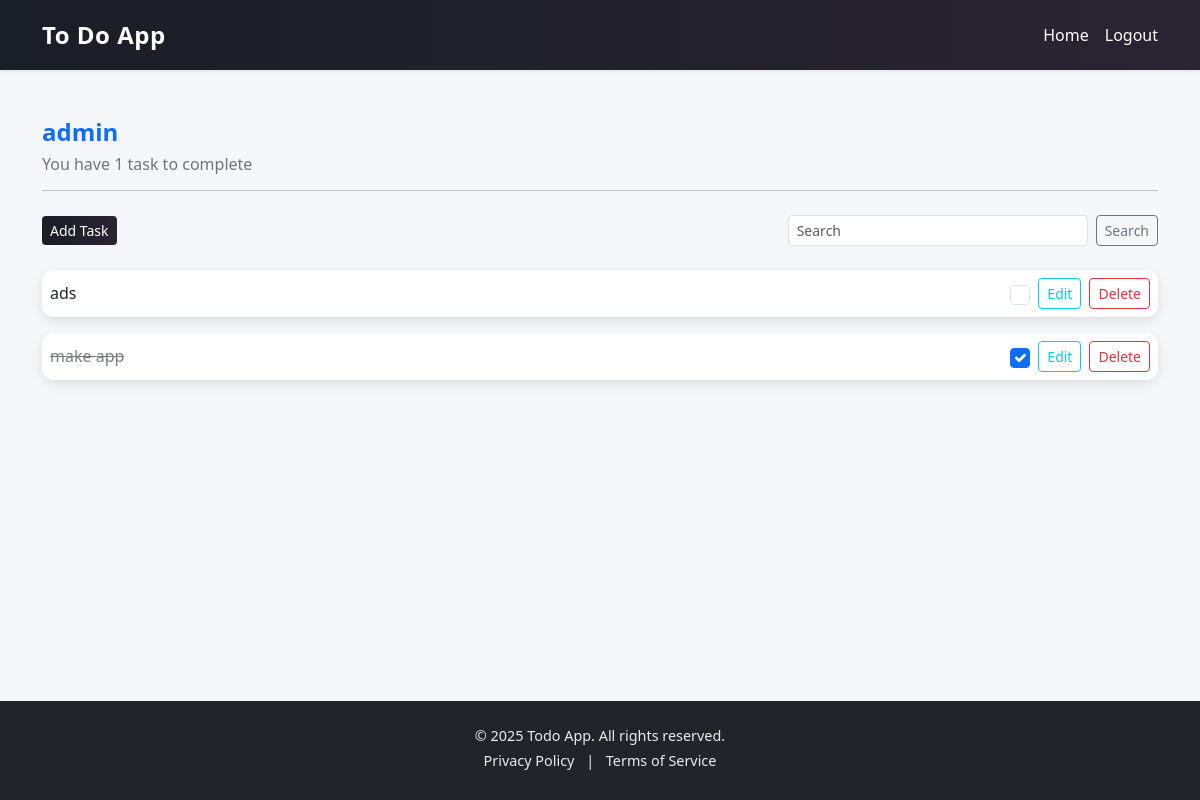
Page / (signed in) on the earlier database version.
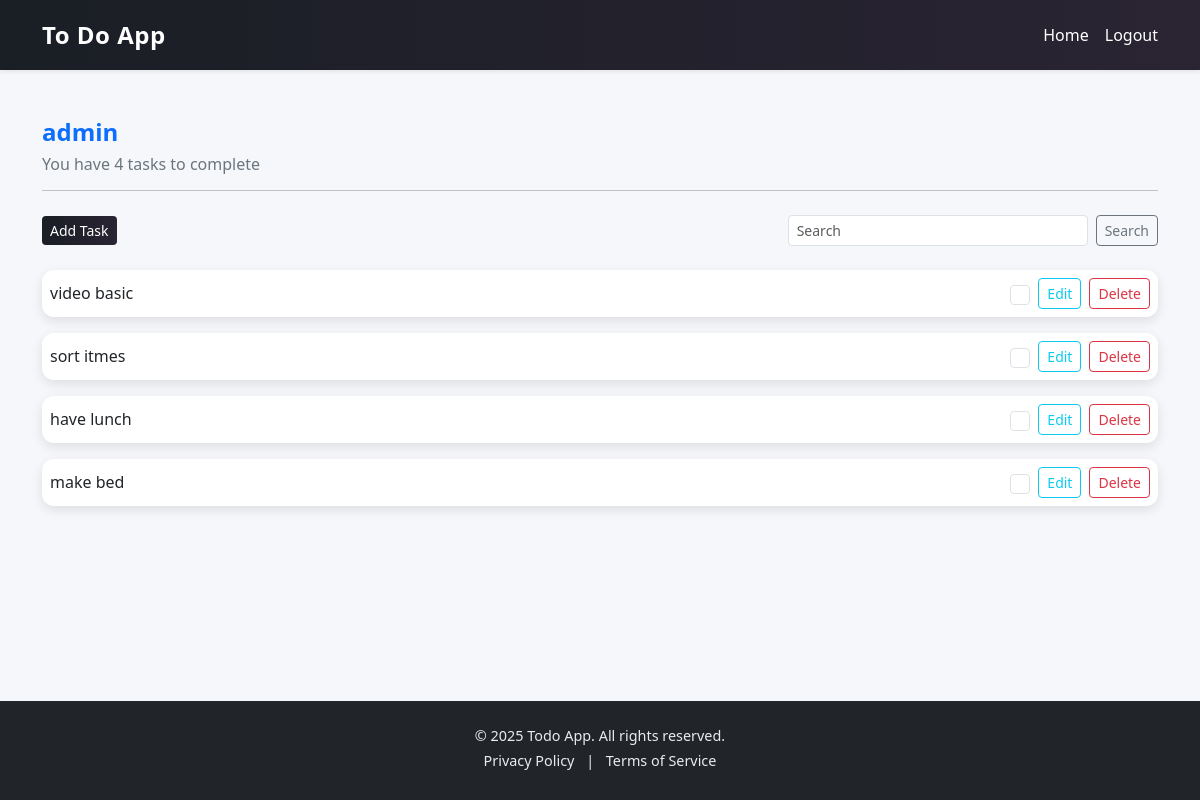
Same page on the later database version.
### accounts/models.py (models this page shows)
class CustomUser(AbstractUser):
    pass

### todo/models.py (models this page shows, shortened)
class Task(models.Model):
    user = models.ForeignKey('accounts.CustomUser', on_delete=models.CASCADE)
    title = models.CharField(max_length=255)
    description = models.TextField(null=True,blank=True)
    complete = models.BooleanField(default=False)
    created_date = models.DateTimeField(auto_now_add=True)
    updated_date = models.DateTimeField(auto_now=True)
    class Meta:
        ordering = ('-created_date',)

### todo/views.py (the view)
# urls.py: path('', TaskList.as_view(), name='task-list'),
class TaskList(LoginRequiredMixin,ListView):
    model = Task
    context_object_name = 'tasks'
    def get_context_data(self, **kwargs):
        context = super().get_context_data(**kwargs)
        context['tasks'] = Task.objects.filter(user=self.request.user)
        context['count'] = context['tasks'].filter(complete=False).count()
        search_input = self.request.GET.get('search-area') or ''
        if search_input:
            context['tasks'] = context['tasks'].filter(title__startswith=search_input)
        context['search_input'] = search_input
        return context
    def get_template_names(self):
        if self.request.headers.get('x-requested-with') == 'XMLHttpRequest':
            return ['todo/task_list_partial.html']  # فقط div با task list
        return ['todo/task_list.html']

### templates/todo/task_list.html (shortened to what this page needs)
{% extends 'base.html' %}
{% block content %}
<div class="task-header mb-4">
    <h2 class="username">{{ request.user.username }}</h2>
    <h6 class="task-count">You have {{ count }} task{{ count|pluralize }} to complete</h6>
    <hr>
</div>
<div class="task-controls d-flex justify-content-between align-items-center mb-4 flex-wrap">
    <a href="{% url 'todo:task-create' %}" class="btn btn-primary btn-sm add-task-btn">Add Task</a>
    <form method="get" class="search-form d-flex" id="taskSearchForm">
        <input type="text" name="search-area" placeholder="Search" value="{{ search_input }}"
            class="form-control form-control-sm me-2" id="searchInput">
        <button type="submit" class="btn btn-outline-secondary btn-sm">Search</button>
    </form>
</div>
{% if tasks %}
<div class="task-list">
    {% for task in tasks %}
    <div class="todo-card d-flex justify-content-between align-items-center mb-3 p-2">
        <div class="task-info">
            <a href="{% url 'todo:task-detail' task.id %}"
                class="task-title {% if task.complete %}completed{% endif %}">
                {{ task.title }}
            </a>
        </div>
        <div class="task-actions d-flex align-items-center">
            <form method="POST" action="{% url 'todo:task-toggle' task.id %}" class="me-2">
                <input type="checkbox" name="complete" class="form-check-input" onchange="this.form.submit()" {% if task.complete %}checked{% endif %}>
            </form>
            <a href="{% url 'todo:task-update' task.id %}" class="btn btn-sm btn-outline-info me-2">Edit</a>
            <a href="{% url 'todo:task-delete' task.id %}" class="btn btn-sm btn-outline-danger">Delete</a>
        </div>
    </div>
    {% endfor %}
</div>
{% else %}
<p class="no-tasks">No tasks found</p>
{% endif %}
{% endblock %}

### templates/base.html (shortened to what this page needs)
{% load static %}
<!DOCTYPE html>
<html lang="en">
<head>
    <link href="https://cdn.jsdelivr.net/npm/bootstrap@5.3.2/dist/css/bootstrap.min.css" rel="stylesheet">
    <link rel="stylesheet" href="{% static 'css/style.css' %}">
    <link rel="stylesheet" href="{% static 'css/todo.css' %}">
    <link rel="stylesheet" href="{% static 'css/accounts.css' %}">
</head>
<body>
    <nav class="navbar navbar-expand-lg shadow-sm">
        <div class="container">
            <a class="navbar-brand" href="{% url 'todo:task-list' %}">To Do App</a>
            <div class="collapse navbar-collapse" id="navbarNav">
                <ul class="navbar-nav ms-auto d-flex align-items-center">
                    <li class="nav-item">
                        <a class="nav-link" href="{% url 'todo:task-list' %}">Home</a>
                    </li>
                    {% if request.user.is_authenticated %}
                    <li class="nav-item d-flex align-items-center ms-2">
                        <form method="post" action="{% url 'accounts:logout' %}"
                            class="m-0 p-0 d-flex align-items-center">
                            <button type="submit" class="btn btn-link nav-link p-0 m-0 text-white">Logout</button>
                        </form>
                    </li>
                    {% endif %}
                </ul>
            </div>
        </div>
    </nav>
    <main class="container my-5">
        {% block content %}
        {% endblock %}
    </main>
    <footer class="py-4 mt-auto">
        <div class="container text-center">
            <p class="mb-1">&copy; <span class="current-year">{{ current_year }}</span> Todo App. All rights reserved.
            </p>
            <p>
                <a href="#" class="me-2">Privacy Policy</a> |
                <a href="#" class="ms-2">Terms of Service</a>
            </p>
        </div>
    </footer>
</body>
</html>

### staticfiles/css/style.css (style rules this page uses)
html, body { height: 100%; margin: 0; font-family: 'Segoe UI', Tahoma, Geneva, Verdana, sans-serif; background-color: #f5f7fa; }
body { display: flex; flex-direction: column; min-height: 100vh; }
main { flex: 1; }
.navbar { background: linear-gradient(90deg, #1a1e25, #2a2433); padding: 0.75rem 1rem; box-shadow: 0 4px 12px rgba(0,0,0,0.15); transition: all 0.3s ease; }
.navbar .navbar-brand { font-weight: 700; font-size: 1.5rem; color: #ffffff !important; letter-spacing: 0.5px; }
.navbar .nav-link { color: #ffffff !important; font-weight: 500; margin-left: 0.5rem; transition: color 0.2s, transform 0.2s; }
.navbar { box-shadow: 0 4px 12px rgba(0,0,0,0.1); }
footer { background: #212529; color: #e9ecef; font-size: 0.9rem; transition: all 0.3s ease; flex-shrink: 0; }
footer a { color: #e9ecef; text-decoration: none; transition: color 0.2s; }
footer p { margin-bottom: 0.25rem; }
.container { max-width: 1140px; }

### staticfiles/css/todo.css (style rules this page uses)
.task-header .username { font-weight: 700; font-size: 1.5rem; color: #0d6efd; }
.task-header .task-count { color: #6c757d; }
.task-controls .add-task-btn { background: linear-gradient(90deg, #1a1e25, #2a2433); color: #fff; font-weight: 500; transition: transform 0.2s; border: none; }
.task-controls .search-form input { max-width: 400px; width: 300px; }
.todo-card { border-radius: 12px; box-shadow: 0 4px 12px rgba(0, 0, 0, 0.1); transition: transform 0.2s, box-shadow 0.2s; background-color: #ffffff; }
.task-title { text-decoration: none; color: #212529; font-weight: 500; }
.btn-link { color: #6610f2; font-weight: 500; text-decoration: none; transition: color 0.2s; }
.form-check-input { width: 1.25rem; height: 1.25rem; cursor: pointer; }
.task-actions .btn-outline-info, .task-actions .btn-outline-danger { transition: transform 0.2s, box-shadow 0.2s; }

Differences in the rows shown:
removed Task: title "ads"
removed Task: title "make app", complete "☑"
added Task: title "video basic"
added Task: title "sort itmes"
added Task: title "have lunch"
added Task: title "make bed"
Other differences:
{{ count }}: "1" → "4"
